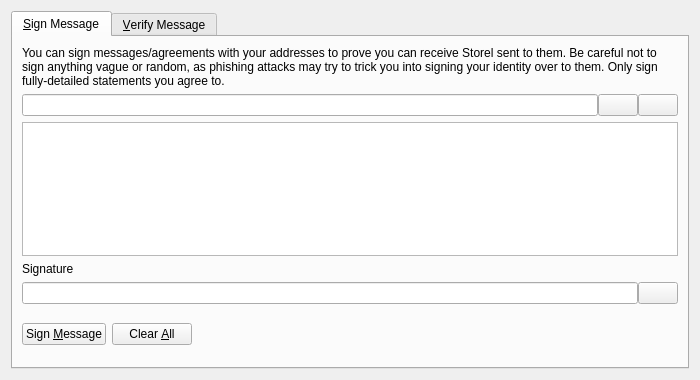
<?xml version="1.0" encoding="UTF-8"?>
<ui version="4.0">
 <class>SignVerifyMessageDialog</class>
 <widget class="QDialog" name="SignVerifyMessageDialog">
  <property name="geometry">
   <rect>
    <x>0</x>
    <y>0</y>
    <width>700</width>
    <height>380</height>
   </rect>
  </property>
  <property name="windowTitle">
   <string>Signatures - Sign / Verify a Message</string>
  </property>
  <property name="modal">
   <bool>true</bool>
  </property>
  <layout class="QVBoxLayout" name="verticalLayout">
   <item>
    <widget class="QTabWidget" name="tabWidget">
     <property name="currentIndex">
      <number>0</number>
     </property>
     <widget class="QWidget" name="tabSignMessage">
      <attribute name="title">
       <string>&amp;Sign Message</string>
      </attribute>
      <layout class="QVBoxLayout" name="verticalLayout_SM">
       <item>
        <widget class="QLabel" name="infoLabel_SM">
         <property name="text">
          <string>You can sign messages/agreements with your addresses to prove you can receive Storel sent to them. Be careful not to sign anything vague or random, as phishing attacks may try to trick you into signing your identity over to them. Only sign fully-detailed statements you agree to.</string>
         </property>
         <property name="textFormat">
          <enum>Qt::PlainText</enum>
         </property>
         <property name="wordWrap">
          <bool>true</bool>
         </property>
        </widget>
       </item>
       <item>
        <layout class="QHBoxLayout" name="horizontalLayout_1_SM">
         <property name="spacing">
          <number>0</number>
         </property>
         <item>
          <widget class="QValidatedLineEdit" name="addressIn_SM">
           <property name="toolTip">
            <string>The Storel address to sign the message with</string>
           </property>
          </widget>
         </item>
         <item>
          <widget class="QPushButton" name="addressBookButton_SM">
           <property name="toolTip">
            <string>Choose previously used address</string>
           </property>
           <property name="text">
            <string/>
           </property>
           <property name="shortcut">
            <string>Alt+A</string>
           </property>
           <property name="autoDefault">
            <bool>false</bool>
           </property>
          </widget>
         </item>
         <item>
          <widget class="QPushButton" name="pasteButton_SM">
           <property name="toolTip">
            <string>Paste address from clipboard</string>
           </property>
           <property name="text">
            <string/>
           </property>
           <property name="shortcut">
            <string>Alt+P</string>
           </property>
           <property name="autoDefault">
            <bool>false</bool>
           </property>
          </widget>
         </item>
        </layout>
       </item>
       <item>
        <widget class="QPlainTextEdit" name="messageIn_SM">
         <property name="toolTip">
          <string>Enter the message you want to sign here</string>
         </property>
        </widget>
       </item>
       <item>
        <widget class="QLabel" name="signatureLabel_SM">
         <property name="text">
          <string>Signature</string>
         </property>
         <property name="textFormat">
          <enum>Qt::PlainText</enum>
         </property>
        </widget>
       </item>
       <item>
        <layout class="QHBoxLayout" name="horizontalLayout_2_SM">
         <property name="spacing">
          <number>0</number>
         </property>
         <item>
          <widget class="QLineEdit" name="signatureOut_SM">
           <property name="font">
            <font>
             <italic>true</italic>
            </font>
           </property>
           <property name="readOnly">
            <bool>true</bool>
           </property>
          </widget>
         </item>
         <item>
          <widget class="QPushButton" name="copySignatureButton_SM">
           <property name="toolTip">
            <string>Copy the current signature to the system clipboard</string>
           </property>
           <property name="text">
            <string/>
           </property>
           <property name="autoDefault">
            <bool>false</bool>
           </property>
          </widget>
         </item>
        </layout>
       </item>
       <item>
        <layout class="QHBoxLayout" name="horizontalLayout_3_SM">
         <item>
          <widget class="QPushButton" name="signMessageButton_SM">
           <property name="toolTip">
            <string>Sign the message to prove you own this Storel address</string>
           </property>
           <property name="text">
            <string>Sign &amp;Message</string>
           </property>
           <property name="autoDefault">
            <bool>false</bool>
           </property>
          </widget>
         </item>
         <item>
          <widget class="QPushButton" name="clearButton_SM">
           <property name="toolTip">
            <string>Reset all sign message fields</string>
           </property>
           <property name="text">
            <string>Clear &amp;All</string>
           </property>
           <property name="autoDefault">
            <bool>false</bool>
           </property>
          </widget>
         </item>
         <item>
          <spacer name="horizontalSpacer_1_SM">
           <property name="orientation">
            <enum>Qt::Horizontal</enum>
           </property>
           <property name="sizeHint" stdset="0">
            <size>
             <width>40</width>
             <height>48</height>
            </size>
           </property>
          </spacer>
         </item>
         <item>
          <widget class="QLabel" name="statusLabel_SM">
           <property name="font">
            <font>
             <weight>75</weight>
             <bold>true</bold>
            </font>
           </property>
           <property name="text">
            <string/>
           </property>
           <property name="wordWrap">
            <bool>true</bool>
           </property>
          </widget>
         </item>
         <item>
          <spacer name="horizontalSpacer_2_SM">
           <property name="orientation">
            <enum>Qt::Horizontal</enum>
           </property>
           <property name="sizeHint" stdset="0">
            <size>
             <width>40</width>
             <height>48</height>
            </size>
           </property>
          </spacer>
         </item>
        </layout>
       </item>
      </layout>
     </widget>
     <widget class="QWidget" name="tabVerifyMessage">
      <attribute name="title">
       <string>&amp;Verify Message</string>
      </attribute>
      <layout class="QVBoxLayout" name="verticalLayout_VM">
       <item>
        <widget class="QLabel" name="infoLabel_VM">
         <property name="text">
          <string>Enter the receiver's address, message (ensure you copy line breaks, spaces, tabs, etc. exactly) and signature below to verify the message. Be careful not to read more into the signature than what is in the signed message itself, to avoid being tricked by a man-in-the-middle attack. Note that this only proves the signing party receives with the address, it cannot prove sendership of any transaction!</string>
         </property>
         <property name="textFormat">
          <enum>Qt::PlainText</enum>
         </property>
         <property name="alignment">
          <set>Qt::AlignLeading|Qt::AlignLeft|Qt::AlignTop</set>
         </property>
         <property name="wordWrap">
          <bool>true</bool>
         </property>
        </widget>
       </item>
       <item>
        <layout class="QHBoxLayout" name="horizontalLayout_1_VM">
         <property name="spacing">
          <number>0</number>
         </property>
         <item>
          <widget class="QValidatedLineEdit" name="addressIn_VM">
           <property name="toolTip">
            <string>The Storel address the message was signed with</string>
           </property>
          </widget>
         </item>
         <item>
          <widget class="QPushButton" name="addressBookButton_VM">
           <property name="toolTip">
            <string>Choose previously used address</string>
           </property>
           <property name="text">
            <string/>
           </property>
           <property name="shortcut">
            <string>Alt+A</string>
           </property>
           <property name="autoDefault">
            <bool>false</bool>
           </property>
          </widget>
         </item>
        </layout>
       </item>
       <item>
        <widget class="QPlainTextEdit" name="messageIn_VM"/>
       </item>
       <item>
        <widget class="QValidatedLineEdit" name="signatureIn_VM"/>
       </item>
       <item>
        <layout class="QHBoxLayout" name="horizontalLayout_2_VM">
         <item>
          <widget class="QPushButton" name="verifyMessageButton_VM">
           <property name="toolTip">
            <string>Verify the message to ensure it was signed with the specified Storel address</string>
           </property>
           <property name="text">
            <string>Verify &amp;Message</string>
           </property>
           <property name="autoDefault">
            <bool>false</bool>
           </property>
          </widget>
         </item>
         <item>
          <widget class="QPushButton" name="clearButton_VM">
           <property name="toolTip">
            <string>Reset all verify message fields</string>
           </property>
           <property name="text">
            <string>Clear &amp;All</string>
           </property>
           <property name="autoDefault">
            <bool>false</bool>
           </property>
          </widget>
         </item>
         <item>
          <spacer name="horizontalSpacer_1_VM">
           <property name="orientation">
            <enum>Qt::Horizontal</enum>
           </property>
           <property name="sizeHint" stdset="0">
            <size>
             <width>40</width>
             <height>48</height>
            </size>
           </property>
          </spacer>
         </item>
         <item>
          <widget class="QLabel" name="statusLabel_VM">
           <property name="font">
            <font>
             <weight>75</weight>
             <bold>true</bold>
            </font>
           </property>
           <property name="text">
            <string/>
           </property>
           <property name="wordWrap">
            <bool>true</bool>
           </property>
          </widget>
         </item>
         <item>
          <spacer name="horizontalSpacer_2_VM">
           <property name="orientation">
            <enum>Qt::Horizontal</enum>
           </property>
           <property name="sizeHint" stdset="0">
            <size>
             <width>40</width>
             <height>48</height>
            </size>
           </property>
          </spacer>
         </item>
        </layout>
       </item>
      </layout>
     </widget>
    </widget>
   </item>
  </layout>
 </widget>
 <customwidgets>
  <customwidget>
   <class>QValidatedLineEdit</class>
   <extends>QLineEdit</extends>
   <header>qvalidatedlineedit.h</header>
  </customwidget>
 </customwidgets>
 <resources>
  <include location="../storel.qrc"/>
 </resources>
 <connections/>
</ui>
